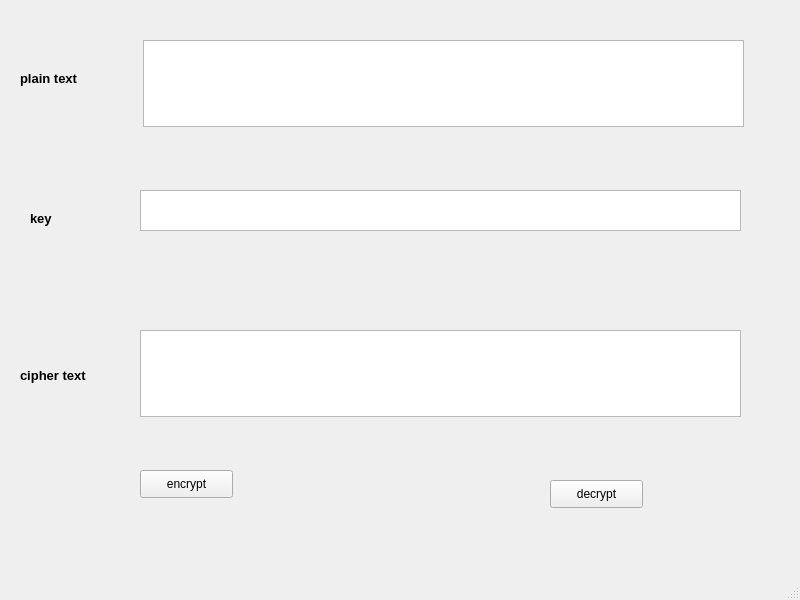
<?xml version="1.0" encoding="UTF-8"?>
<ui version="4.0">
 <class>MainWindow</class>
 <widget class="QMainWindow" name="MainWindow">
  <property name="geometry">
   <rect>
    <x>0</x>
    <y>0</y>
    <width>800</width>
    <height>600</height>
   </rect>
  </property>
  <property name="windowTitle">
   <string>MainWindow</string>
  </property>
  <widget class="QWidget" name="centralwidget">
   <widget class="QLabel" name="label">
    <property name="geometry">
     <rect>
      <x>20</x>
      <y>70</y>
      <width>91</width>
      <height>16</height>
     </rect>
    </property>
    <property name="font">
     <font>
      <pointsize>10</pointsize>
      <weight>75</weight>
      <bold>true</bold>
     </font>
    </property>
    <property name="text">
     <string>plain text</string>
    </property>
   </widget>
   <widget class="QPlainTextEdit" name="plainText">
    <property name="geometry">
     <rect>
      <x>143</x>
      <y>40</y>
      <width>601</width>
      <height>87</height>
     </rect>
    </property>
   </widget>
   <widget class="QLabel" name="label_2">
    <property name="geometry">
     <rect>
      <x>30</x>
      <y>210</y>
      <width>55</width>
      <height>16</height>
     </rect>
    </property>
    <property name="font">
     <font>
      <pointsize>10</pointsize>
      <weight>75</weight>
      <bold>true</bold>
     </font>
    </property>
    <property name="text">
     <string>key</string>
    </property>
   </widget>
   <widget class="QLabel" name="label_3">
    <property name="geometry">
     <rect>
      <x>20</x>
      <y>360</y>
      <width>101</width>
      <height>31</height>
     </rect>
    </property>
    <property name="font">
     <font>
      <pointsize>10</pointsize>
      <weight>75</weight>
      <bold>true</bold>
     </font>
    </property>
    <property name="text">
     <string>cipher text</string>
    </property>
   </widget>
   <widget class="QPlainTextEdit" name="key">
    <property name="geometry">
     <rect>
      <x>140</x>
      <y>190</y>
      <width>601</width>
      <height>41</height>
     </rect>
    </property>
   </widget>
   <widget class="QPlainTextEdit" name="cipherText">
    <property name="geometry">
     <rect>
      <x>140</x>
      <y>330</y>
      <width>601</width>
      <height>87</height>
     </rect>
    </property>
   </widget>
   <widget class="QPushButton" name="btn_encrypt">
    <property name="geometry">
     <rect>
      <x>140</x>
      <y>470</y>
      <width>93</width>
      <height>28</height>
     </rect>
    </property>
    <property name="text">
     <string>encrypt</string>
    </property>
   </widget>
   <widget class="QPushButton" name="btn_decrypt">
    <property name="geometry">
     <rect>
      <x>550</x>
      <y>480</y>
      <width>93</width>
      <height>28</height>
     </rect>
    </property>
    <property name="text">
     <string>decrypt</string>
    </property>
   </widget>
  </widget>
  <widget class="QMenuBar" name="menubar">
   <property name="geometry">
    <rect>
     <x>0</x>
     <y>0</y>
     <width>800</width>
     <height>26</height>
    </rect>
   </property>
  </widget>
  <widget class="QStatusBar" name="statusbar"/>
 </widget>
 <resources/>
 <connections/>
</ui>
